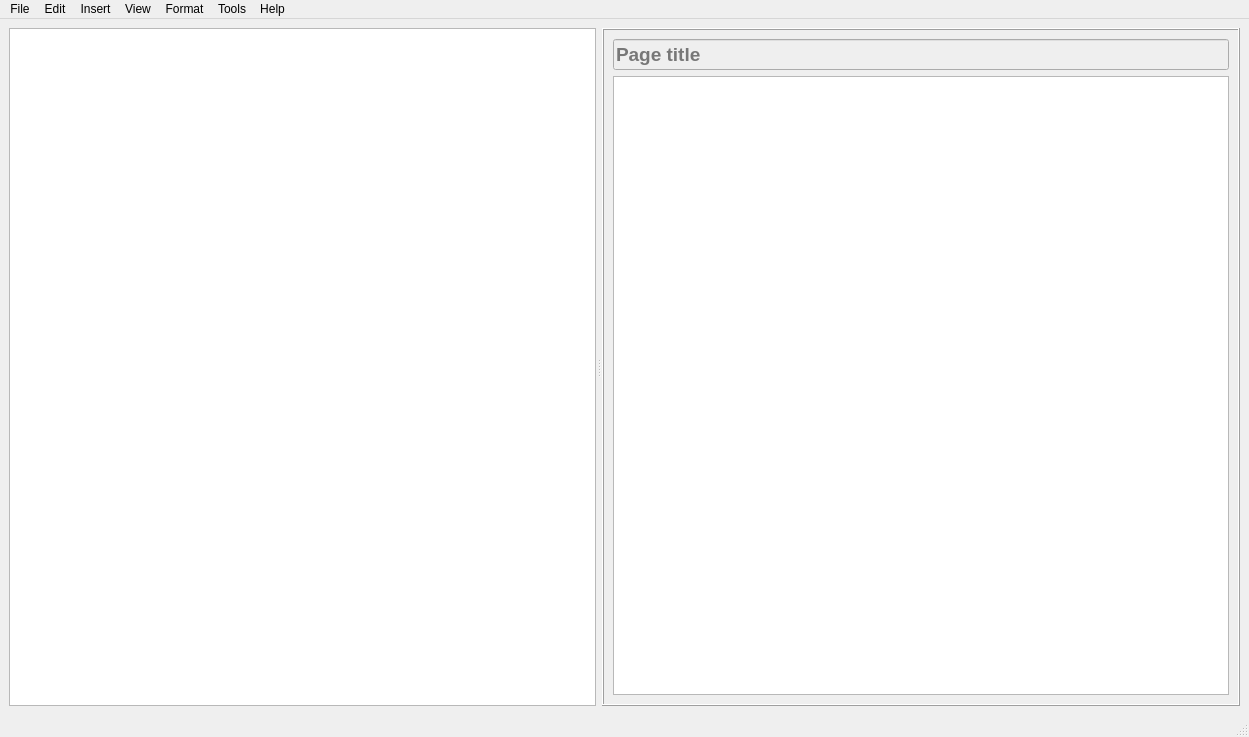
<?xml version="1.0" encoding="UTF-8"?>
<ui version="4.0">
 <class>MainWindow</class>
 <widget class="QMainWindow" name="MainWindow">
  <property name="geometry">
   <rect>
    <x>0</x>
    <y>0</y>
    <width>1249</width>
    <height>737</height>
   </rect>
  </property>
  <property name="windowTitle">
   <string>MainWindow</string>
  </property>
  <widget class="QWidget" name="centralwidget">
   <layout class="QHBoxLayout" name="horizontalLayout">
    <item>
     <widget class="QSplitter" name="mainSplitter">
      <property name="orientation">
       <enum>Qt::Horizontal</enum>
      </property>
      <property name="opaqueResize">
       <bool>true</bool>
      </property>
      <property name="handleWidth">
       <number>6</number>
      </property>
      <property name="childrenCollapsible">
       <bool>true</bool>
      </property>
      <widget class="QTreeWidget" name="notebookName">
       <property name="minimumSize">
        <size>
         <width>150</width>
         <height>0</height>
        </size>
       </property>
       <property name="maximumSize">
        <size>
         <width>16777215</width>
         <height>16777215</height>
        </size>
       </property>
       <property name="headerHidden">
        <bool>true</bool>
       </property>
       <attribute name="headerVisible">
        <bool>false</bool>
       </attribute>
       <column>
        <property name="text">
         <string notr="true">1</string>
        </property>
       </column>
      </widget>
  <widget class="QFrame" name="frame_3">
       <property name="sizePolicy">
        <sizepolicy hsizetype="Expanding" vsizetype="Preferred">
         <horstretch>0</horstretch>
         <verstretch>0</verstretch>
        </sizepolicy>
       </property>
       <property name="frameShape">
        <enum>QFrame::Box</enum>
       </property>
       <property name="frameShadow">
        <enum>QFrame::Raised</enum>
       </property>
       <layout class="QVBoxLayout" name="verticalLayout">
        <item>
         <widget class="QLineEdit" name="pageTitleEdit">
          <property name="enabled">
           <bool>false</bool>
          </property>
          <property name="font">
           <font>
            <pointsize>14</pointsize>
            <weight>75</weight>
            <bold>true</bold>
           </font>
          </property>
          <property name="placeholderText">
           <string>Page title</string>
          </property>
          <property name="clearButtonEnabled">
           <bool>true</bool>
          </property>
         </widget>
        </item>
        <item>
         <widget class="QTextEdit" name="pageEdit"/>
        </item>
       </layout>
      </widget>
     </widget>
    </item>
   </layout>
  </widget>
  <widget class="QMenuBar" name="menubar">
   <property name="geometry">
    <rect>
     <x>0</x>
     <y>0</y>
     <width>1249</width>
     <height>22</height>
    </rect>
   </property>
   <widget class="QMenu" name="menuFile">
    <property name="title">
     <string>File</string>
    </property>
    <addaction name="actionOpen"/>
    <addaction name="actionSave"/>
    <addaction name="actionSave_As"/>
    <addaction name="actionNew_Database"/>
    <addaction name="separator"/>
    <addaction name="actionExport_Database"/>
    <addaction name="separator"/>
    <addaction name="actionExit"/>
   </widget>
   <widget class="QMenu" name="menuInsert">
    <property name="title">
     <string>Insert</string>
    </property>
    <addaction name="actionAdd_Workbook"/>
    <addaction name="actionDelete_Workbook"/>
    <addaction name="actionRename_WorkBook"/>
    <addaction name="actionCollapse_All_Binders"/>
    <addaction name="separator"/>
    <addaction name="actionAdd_Scction"/>
    <addaction name="actionDelete_Section"/>
    <addaction name="actionRename_Section"/>
    <addaction name="separator"/>
    <addaction name="actionAdd_Page"/>
    <addaction name="actionDelete_Page"/>
    <addaction name="actionRename_Page"/>
    <addaction name="separator"/>
    <addaction name="actionInsert_Attachment"/>
    <addaction name="separator"/>
    <addaction name="actionPlanning_Register"/>
   <addaction name="actionSave_Planning_Register_as_Preset"/>
   <addaction name="actionRename_Planning_Register_Preset"/>
   <addaction name="actionDelete_Planning_Register_Preset"/>
    <addaction name="separator"/>
   </widget>
   <widget class="QMenu" name="menuView">
    <property name="title">
     <string>View</string>
    </property>
    <widget class="QMenu" name="menuLayouts">
     <property name="title">
      <string>Layouts</string>
     </property>
     <addaction name="action3_Column"/>
     <addaction name="action2_Column"/>
    </widget>
    <addaction name="menuLayouts"/>
    <addaction name="actionRich_Text_Tools"/>
   </widget>
   <widget class="QMenu" name="menuHelp">
    <property name="title">
     <string>Help</string>
    </property>
   </widget>
   <widget class="QMenu" name="menuEdit">
    <property name="title">
     <string>Edit</string>
    </property>
    <widget class="QMenu" name="menuDefault_Paste_Mode">
     <property name="title">
      <string>Default Paste Mode</string>
     </property>
     <addaction name="actionPasteMode_Rich"/>
     <addaction name="actionPasteMode_Text_Only"/>
     <addaction name="actionPasteMode_Match_Style"/>
     <addaction name="actionPasteMode_Clean"/>
    </widget>
    <addaction name="actionPaste_Text_Only"/>
    <addaction name="actionPaste_and_Match_Style"/>
    <addaction name="actionPaste_Clean_Formatting"/>
    <addaction name="menuDefault_Paste_Mode"/>
   </widget>
   <widget class="QMenu" name="menuFormat">
    <property name="title">
     <string>Format</string>
    </property>
    <widget class="QMenu" name="menuList_Schemes">
     <property name="title">
      <string>List Schemes</string>
     </property>
     <widget class="QMenu" name="menuOrdered_Numbered">
      <property name="title">
       <string>Ordered (Numbered)</string>
      </property>
      <addaction name="actionOrdered_Classic"/>
      <addaction name="actionOrdered_Decimal"/>
     </widget>
     <widget class="QMenu" name="menuUnordered_Bulleted">
      <property name="title">
       <string>Unordered (Bulleted)</string>
      </property>
      <addaction name="actionUnordered_Disc_Circle_Square"/>
      <addaction name="actionUnordered_Disc_Only"/>
     </widget>
     <addaction name="menuOrdered_Numbered"/>
     <addaction name="menuUnordered_Bulleted"/>
    </widget>
    <addaction name="menuList_Schemes"/>
   </widget>
   <widget class="QMenu" name="menuTools">
    <property name="title">
     <string>Tools</string>
    </property>
    <addaction name="actionSettings"/>
    <addaction name="actionOpen_Databases_Folder"/>
    <addaction name="actionMigrate_Current_DB_to_Root"/>
    <addaction name="actionClean_Unused_Media"/>
   </widget>
   <addaction name="menuFile"/>
   <addaction name="menuEdit"/>
   <addaction name="menuInsert"/>
   <addaction name="menuView"/>
   <addaction name="menuFormat"/>
   <addaction name="menuTools"/>
   <addaction name="menuHelp"/>
  </widget>
  <widget class="QStatusBar" name="statusbar"/>
  <action name="actionOpen">
   <property name="text">
    <string>Open</string>
   </property>
  </action>
  <action name="actionSave">
   <property name="text">
    <string>Save</string>
   </property>
  </action>
  <action name="actionSave_As">
   <property name="text">
    <string>Save As...</string>
   </property>
  </action>
  <action name="actionExit">
   <property name="text">
    <string>Exit</string>
   </property>
  </action>
  <action name="actionNew_Database">
   <property name="text">
    <string>New Database</string>
   </property>
  </action>
  <action name="actionExport_Database">
   <property name="text">
    <string>Export Database</string>
   </property>
  </action>
  <action name="actionAdd_WorkBook">
   <property name="text">
    <string>Add Binder</string>
   </property>
  </action>
  <action name="actionDelete_Workbook">
   <property name="text">
    <string>Delete Binder</string>
   </property>
  </action>
  <action name="actionRename_WorkBook">
   <property name="text">
    <string>Rename Binder</string>
   </property>
  </action>
  <action name="actionAdd_Workbook">
   <property name="text">
    <string>Add Binder</string>
   </property>
  </action>
  <action name="actionAdd_Scction">
   <property name="text">
    <string>Add Section</string>
   </property>
  </action>
  <action name="actionDelete_Section">
   <property name="text">
    <string>Delete Section</string>
   </property>
  </action>
  <action name="actionRename_Section">
   <property name="text">
    <string>Rename Section</string>
   </property>
  </action>
  <action name="actionAdd_Page">
   <property name="text">
    <string>Add Page</string>
   </property>
  </action>
  <action name="actionDelete_Page">
   <property name="text">
    <string>Delete Page</string>
   </property>
  </action>
  <action name="actionRename_Page">
   <property name="text">
    <string>Rename Page</string>
   </property>
  </action>
  <action name="actionInsert_Attachment">
   <property name="text">
    <string>Insert Attachment…</string>
   </property>
  </action>
  <action name="actionInsert_Table_Preset">
   <property name="text">
    <string>Insert Preset Register…</string>
   </property>
  </action>
  <action name="actionSave_Table_as_Preset">
   <property name="text">
    <string>Save Register as Preset…</string>
   </property>
  </action>
  <action name="actionRich_Text_Tools">
   <property name="text">
    <string>Rich Text Tools</string>
   </property>
  </action>
  <action name="actionClean_Unused_Media">
   <property name="text">
    <string>Clean Unused Media</string>
   </property>
  </action>
  <action name="actionSettings">
   <property name="text">
    <string>Settings…</string>
   </property>
  </action>
  <action name="actionOpen_Databases_Folder">
   <property name="text">
    <string>Open Databases Folder</string>
   </property>
  </action>
  <action name="actionMigrate_Current_DB_to_Root">
   <property name="text">
    <string>Migrate Current DB into Databases Root…</string>
   </property>
  </action>
  <action name="actionCollapse_All_Binders">
   <property name="text">
    <string>Collapse All Binders</string>
   </property>
  </action>
  <action name="actionPaste_Text_Only">
   <property name="text">
    <string>Paste Text Only</string>
   </property>
   <property name="shortcut">
    <string>Ctrl+Shift+V</string>
   </property>
  </action>
  <action name="actionPaste_and_Match_Style">
   <property name="text">
    <string>Paste and Match Style</string>
   </property>
   <property name="toolTip">
    <string>Paste keeping basic structure but match current font/size/color</string>
   </property>
   <property name="shortcut">
    <string>Ctrl+Alt+V</string>
   </property>
  </action>
  <action name="actionPaste_Clean_Formatting">
   <property name="text">
    <string>Paste — Clean Formatting</string>
   </property>
   <property name="toolTip">
    <string>Paste HTML but strip inline styles, classes, and backgrounds</string>
   </property>
  </action>
  <action name="actionPasteMode_Rich">
   <property name="checkable">
    <bool>true</bool>
   </property>
   <property name="text">
    <string>Rich (default Ctrl+V)</string>
   </property>
  </action>
  <action name="actionPasteMode_Text_Only">
   <property name="checkable">
    <bool>true</bool>
   </property>
   <property name="text">
    <string>Text Only (default Ctrl+V)</string>
   </property>
  </action>
  <action name="actionPasteMode_Match_Style">
   <property name="checkable">
    <bool>true</bool>
   </property>
   <property name="text">
    <string>Match Style (default Ctrl+V)</string>
   </property>
  </action>
  <action name="actionPasteMode_Clean">
   <property name="checkable">
    <bool>true</bool>
   </property>
   <property name="text">
    <string>Clean Formatting (default Ctrl+V)</string>
   </property>
  </action>
  <action name="actionOrdered_Classic">
   <property name="text">
    <string>Classic (I, A, 1, a, i)</string>
   </property>
  </action>
  <action name="actionOrdered_Decimal">
   <property name="text">
    <string>Decimal (1, 2, 3)</string>
   </property>
  </action>
  <action name="actionUnordered_Disc_Circle_Square">
   <property name="text">
    <string>Disc → Circle → Square</string>
   </property>
  </action>
  <action name="actionUnordered_Disc_Only">
   <property name="text">
    <string>Disc only</string>
   </property>
  </action>
  <action name="action3_Column">
   <property name="text">
    <string>3 Column</string>
   </property>
  </action>
  <action name="action2_Column">
   <property name="text">
    <string>2 Column</string>
   </property>
  </action>
  <action name="actionPlanning_Register">
   <property name="text">
    <string>Insert Planning Register</string>
   </property>
  </action>
    <action name="actionSave_Planning_Register_as_Preset">
     <property name="text">
        <string>Save Planning Register as Preset…</string>
     </property>
    </action>
   <action name="actionRename_Planning_Register_Preset">
    <property name="text">
      <string>Rename Planning Register Preset…</string>
    </property>
   </action>
   <action name="actionDelete_Planning_Register_Preset">
    <property name="text">
      <string>Delete Planning Register Preset…</string>
    </property>
   </action>
 </widget>
 <resources/>
 <connections/>
</ui>
